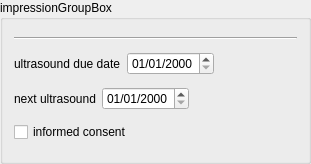
  <widget class="QGroupBox" name="impressionGroupBox">
   <property name="geometry">
    <rect>
     <x>9</x>
     <y>39827</y>
     <width>311</width>
     <height>164</height>
    </rect>
   </property>
   <property name="title">
    <string>impressionGroupBox</string>
   </property>
   <layout class="QVBoxLayout" name="verticalLayout_36">
    <item>
     <layout class="QVBoxLayout" name="impressionRadioLayout"/>
    </item>
    <item>
     <layout class="QFormLayout" name="impressionFormLayout"/>
    </item>
    <item>
     <widget class="Line" name="line_45">
      <property name="orientation">
       <enum>Qt::Horizontal</enum>
      </property>
     </widget>
    </item>
    <item>
     <layout class="QVBoxLayout" name="impressionMorphologyRadioLayout"/>
    </item>
    <item>
     <layout class="QFormLayout" name="impressionMorphologyFormLayout"/>
    </item>
    <item>
     <layout class="QHBoxLayout" name="horizontalLayout">
      <item>
       <widget class="QLabel" name="usDueDateLabel">
        <property name="text">
         <string>ultrasound due date</string>
        </property>
       </widget>
      </item>
      <item>
       <widget class="QDateEdit" name="usDueDateDateEdit">
        <property name="displayFormat">
         <string>dd/MM/yyyy</string>
        </property>
       </widget>
      </item>
      <item>
       <spacer name="horizontalSpacer_11">
        <property name="orientation">
         <enum>Qt::Horizontal</enum>
        </property>
        <property name="sizeHint" stdset="0">
         <size>
          <width>40</width>
          <height>20</height>
         </size>
        </property>
       </spacer>
      </item>
     </layout>
    </item>
    <item>
     <layout class="QHBoxLayout" name="horizontalLayout_2">
      <item>
       <widget class="QLabel" name="nextUsLabel">
        <property name="text">
         <string>next ultrasound</string>
        </property>
       </widget>
      </item>
      <item>
       <widget class="QDateEdit" name="nextUsDateEdit">
        <property name="displayFormat">
         <string>dd/MM/yyyy</string>
        </property>
       </widget>
      </item>
      <item>
       <spacer name="horizontalSpacer_12">
        <property name="orientation">
         <enum>Qt::Horizontal</enum>
        </property>
        <property name="sizeHint" stdset="0">
         <size>
          <width>40</width>
          <height>20</height>
         </size>
        </property>
       </spacer>
      </item>
     </layout>
    </item>
    <item>
     <widget class="QCheckBox" name="informedConsentCheckBox">
      <property name="text">
       <string>informed consent</string>
      </property>
     </widget>
    </item>
   </layout>
  </widget>
